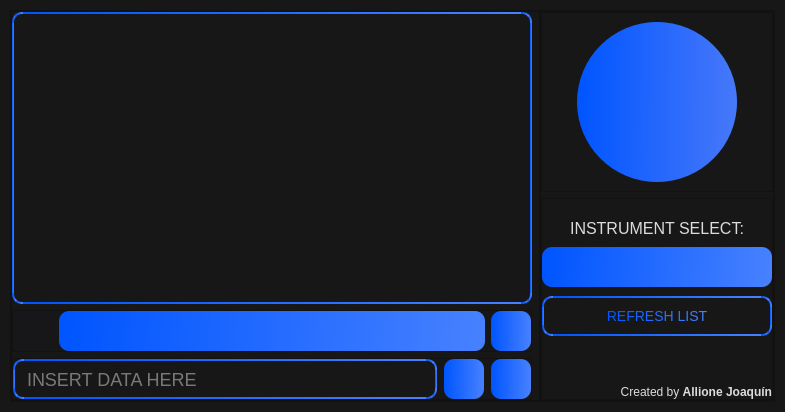
<?xml version="1.0" encoding="UTF-8"?>
<ui version="4.0">
 <class>MainWindow</class>
 <widget class="QMainWindow" name="MainWindow">
  <property name="geometry">
   <rect>
    <x>0</x>
    <y>0</y>
    <width>785</width>
    <height>412</height>
   </rect>
  </property>
  <property name="minimumSize">
   <size>
    <width>0</width>
    <height>412</height>
   </size>
  </property>
  <property name="windowTitle">
   <string>SCPI Terminal</string>
  </property>
  <property name="styleSheet">
   <string notr="true">background-color: rgb(23,23,23);
color:#DCDCDC;</string>
  </property>
  <widget class="QWidget" name="centralwidget">
   <layout class="QVBoxLayout" name="verticalLayout">
    <property name="spacing">
     <number>0</number>
    </property>
    <property name="leftMargin">
     <number>10</number>
    </property>
    <property name="topMargin">
     <number>10</number>
    </property>
    <property name="rightMargin">
     <number>10</number>
    </property>
    <property name="bottomMargin">
     <number>10</number>
    </property>
    <item>
     <widget class="QFrame" name="frame">
      <property name="styleSheet">
       <string notr="true">QToolTip { 
       background-color: rgb(50,50,50); 
       color: white; 
       border: black solid 1px;
}</string>
      </property>
      <property name="frameShape">
       <enum>QFrame::StyledPanel</enum>
      </property>
      <property name="frameShadow">
       <enum>QFrame::Raised</enum>
      </property>
      <layout class="QHBoxLayout" name="horizontalLayout">
       <property name="spacing">
        <number>0</number>
       </property>
       <property name="leftMargin">
        <number>0</number>
       </property>
       <property name="topMargin">
        <number>0</number>
       </property>
       <property name="rightMargin">
        <number>0</number>
       </property>
       <property name="bottomMargin">
        <number>0</number>
       </property>
       <item>
        <widget class="QFrame" name="frame_2">
         <property name="frameShape">
          <enum>QFrame::StyledPanel</enum>
         </property>
         <property name="frameShadow">
          <enum>QFrame::Raised</enum>
         </property>
         <layout class="QVBoxLayout" name="verticalLayout_3">
          <property name="leftMargin">
           <number>0</number>
          </property>
          <property name="topMargin">
           <number>0</number>
          </property>
          <property name="rightMargin">
           <number>7</number>
          </property>
          <property name="bottomMargin">
           <number>0</number>
          </property>
          <item>
           <widget class="QFrame" name="frame_6">
            <property name="minimumSize">
             <size>
              <width>520</width>
              <height>230</height>
             </size>
            </property>
            <property name="styleSheet">
             <string notr="true">QFrame{
	border: 2px solid qlineargradient(spread:pad, x1:0, y1:0.534091, x2:1, y2:0.545455, stop:0 rgba(0, 85, 255, 255), stop:1 rgba(71, 129, 255, 255));
	border-radius: 10px;
}
</string>
            </property>
            <property name="frameShape">
             <enum>QFrame::StyledPanel</enum>
            </property>
            <property name="frameShadow">
             <enum>QFrame::Raised</enum>
            </property>
            <layout class="QVBoxLayout" name="verticalLayout_4">
             <item>
              <widget class="QTextBrowser" name="textBrowser_terminal_view">
               <property name="toolTip">
                <string/>
               </property>
               <property name="styleSheet">
                <string notr="true">QTextBrowser{
	border: None;
	background-color: transparent;
	font-size: 18px;
}</string>
               </property>
              </widget>
             </item>
            </layout>
           </widget>
          </item>
          <item>
           <widget class="QFrame" name="frame_7">
            <property name="frameShape">
             <enum>QFrame::StyledPanel</enum>
            </property>
            <property name="frameShadow">
             <enum>QFrame::Raised</enum>
            </property>
            <layout class="QHBoxLayout" name="horizontalLayout_2">
             <property name="leftMargin">
              <number>0</number>
             </property>
             <property name="topMargin">
              <number>0</number>
             </property>
             <property name="rightMargin">
              <number>0</number>
             </property>
             <property name="bottomMargin">
              <number>0</number>
             </property>
             <item>
              <widget class="QPushButton" name="pushButton_help">
               <property name="minimumSize">
                <size>
                 <width>40</width>
                 <height>40</height>
                </size>
               </property>
               <property name="maximumSize">
                <size>
                 <width>40</width>
                 <height>40</height>
                </size>
               </property>
               <property name="cursor">
                <cursorShape>PointingHandCursor</cursorShape>
               </property>
               <property name="toolTip">
                <string>&lt;html&gt;&lt;head/&gt;&lt;body&gt;&lt;p&gt;Open &lt;span style=&quot; font-weight:600;&quot;&gt;Spectrum Analyzer User Manual.&lt;/span&gt;&lt;/p&gt;&lt;/body&gt;&lt;/html&gt;</string>
               </property>
               <property name="toolTipDuration">
                <number>5000</number>
               </property>
               <property name="styleSheet">
                <string notr="true">QPushButton{
	border-radius: 10px;
	background-color: rgb(23, 23, 25);
	
	image: url(:/icons/icons8-pregunta-25.png);
	color: black;
}

QPushButton::hover{
	background-color: rgb(38, 40, 38);
}</string>
               </property>
               <property name="text">
                <string/>
               </property>
              </widget>
             </item>
             <item>
              <widget class="QComboBox" name="comboBox_commands_list">
               <property name="minimumSize">
                <size>
                 <width>124</width>
                 <height>40</height>
                </size>
               </property>
               <property name="maximumSize">
                <size>
                 <width>16777215</width>
                 <height>40</height>
                </size>
               </property>
               <property name="toolTip">
                <string>&lt;html&gt;&lt;head/&gt;&lt;body&gt;&lt;p&gt;&lt;span style=&quot; font-weight:600;&quot;&gt;SCPI&lt;/span&gt; Commands list.&lt;/p&gt;&lt;/body&gt;&lt;/html&gt;</string>
               </property>
               <property name="toolTipDuration">
                <number>5000</number>
               </property>
               <property name="styleSheet">
                <string notr="true">QComboBox {
    border: 2px;
    border-radius: 10px;
    padding-left: 10px;
    min-width: 6em;
	font: 16px;
	color: #dcdcDC;
	background-color: qlineargradient(spread:pad, x1:0, y1:0.534091, x2:1, y2:0.545455, stop:0 rgba(0, 85, 255, 255), stop:1 rgba(71, 129, 255, 255));
}

QComboBox:editable {
    
}

QComboBox:!editable, QComboBox::drop-down:editable {
     
}

/* QComboBox gets the &quot;on&quot; state when the popup is open */
QComboBox:!editable:on, QComboBox::drop-down:editable:on {
     
}

QComboBox:on { /* shift the text when the popup opens */

}

QComboBox::drop-down {
    subcontrol-origin: padding;
    subcontrol-position: top right;
    width: 22px;

    border-left-width: 5px;
    
    border-left-style: solid; /* just a single line */
    border-top-right-radius: 3px; /* same radius as the QComboBox */
    border-bottom-right-radius: 3px;
}

QComboBox::down-arrow {
	
	image: url(:/icons/icons8-clasificar-abajo-15.png);
}

QComboBox::down-arrow:on { /* shift the arrow when popup is open */

}

QLabel {
	font: 18px;
	color:#DCDCDC;
}

QComboBox:editable {
    background: rgb(23,23,23)  ;
}</string>
               </property>
              </widget>
             </item>
             <item>
              <widget class="QPushButton" name="pushButton_pass_command">
               <property name="minimumSize">
                <size>
                 <width>40</width>
                 <height>40</height>
                </size>
               </property>
               <property name="maximumSize">
                <size>
                 <width>40</width>
                 <height>40</height>
                </size>
               </property>
               <property name="cursor">
                <cursorShape>PointingHandCursor</cursorShape>
               </property>
               <property name="styleSheet">
                <string notr="true">QPushButton{
	border-radius: 10px;
	color: white;
	border: none;
	font: 15px;
	background-color: qlineargradient(spread:pad, x1:0, y1:0.534091, x2:1, y2:0.545455, stop:0 rgba(0, 85, 255, 255), stop:1 rgba(71, 129, 255, 255));
	
	image: url(:/icons/icons8-abajo-2-25.png);
}

QPushButton::hover{
	background-color: qlineargradient(spread:pad, x1:0, y1:0.534091, x2:1, y2:0.545455, stop:0 rgba(50, 85, 255, 255), stop:1 rgba(71, 129, 255, 255));
}</string>
               </property>
               <property name="text">
                <string/>
               </property>
              </widget>
             </item>
            </layout>
           </widget>
          </item>
          <item>
           <widget class="QFrame" name="frame_8">
            <property name="styleSheet">
             <string notr="true">QPushButton{
	border-radius: 10px;
	color: white;
	border: none;
	font: 15px;
	background-color: qlineargradient(spread:pad, x1:0, y1:0.534091, x2:1, y2:0.545455, stop:0 rgba(0, 85, 255, 255), stop:1 rgba(71, 129, 255, 255));
}

QPushButton::hover{
	background-color: qlineargradient(spread:pad, x1:0, y1:0.534091, x2:1, y2:0.545455, stop:0 rgba(50, 85, 255, 255), stop:1 rgba(71, 129, 255, 255));
}</string>
            </property>
            <property name="frameShape">
             <enum>QFrame::StyledPanel</enum>
            </property>
            <property name="frameShadow">
             <enum>QFrame::Raised</enum>
            </property>
            <layout class="QHBoxLayout" name="horizontalLayout_3">
             <property name="spacing">
              <number>7</number>
             </property>
             <property name="leftMargin">
              <number>0</number>
             </property>
             <property name="topMargin">
              <number>0</number>
             </property>
             <property name="rightMargin">
              <number>0</number>
             </property>
             <property name="bottomMargin">
              <number>0</number>
             </property>
             <item>
              <widget class="QLineEdit" name="lineEdit_data">
               <property name="minimumSize">
                <size>
                 <width>0</width>
                 <height>40</height>
                </size>
               </property>
               <property name="maximumSize">
                <size>
                 <width>16777215</width>
                 <height>40</height>
                </size>
               </property>
               <property name="styleSheet">
                <string notr="true">QLineEdit{
	border-radius: 10px;
	background-color: transparent;
	border: 2px solid qlineargradient(spread:pad, x1:0, y1:0.534091, x2:1, y2:0.545455, stop:0 rgba(0, 85, 255, 255), stop:1 rgba(71, 129, 255, 255));
	font-size: 18px;
	padding-right: 10px;
	padding-left: 10px;
}</string>
               </property>
               <property name="placeholderText">
                <string>INSERT DATA HERE</string>
               </property>
              </widget>
             </item>
             <item>
              <widget class="QPushButton" name="pushButton_send">
               <property name="minimumSize">
                <size>
                 <width>40</width>
                 <height>40</height>
                </size>
               </property>
               <property name="maximumSize">
                <size>
                 <width>40</width>
                 <height>40</height>
                </size>
               </property>
               <property name="cursor">
                <cursorShape>PointingHandCursor</cursorShape>
               </property>
               <property name="toolTip">
                <string>Send data</string>
               </property>
               <property name="toolTipDuration">
                <number>5000</number>
               </property>
               <property name="styleSheet">
                <string notr="true">QPushButton{
	
	image: url(:/icons/icons8-lleno-enviado-25.png);
}</string>
               </property>
               <property name="text">
                <string/>
               </property>
              </widget>
             </item>
             <item>
              <widget class="QPushButton" name="pushButton_clean">
               <property name="minimumSize">
                <size>
                 <width>40</width>
                 <height>40</height>
                </size>
               </property>
               <property name="maximumSize">
                <size>
                 <width>40</width>
                 <height>40</height>
                </size>
               </property>
               <property name="cursor">
                <cursorShape>PointingHandCursor</cursorShape>
               </property>
               <property name="toolTip">
                <string>Clean Terminal.</string>
               </property>
               <property name="toolTipDuration">
                <number>5000</number>
               </property>
               <property name="styleSheet">
                <string notr="true">QPushButton{
	
	image: url(:/icons/icons8-eliminar-25.png);
}</string>
               </property>
               <property name="text">
                <string/>
               </property>
              </widget>
             </item>
            </layout>
           </widget>
          </item>
         </layout>
        </widget>
       </item>
       <item>
        <widget class="QFrame" name="frame_3">
         <property name="frameShape">
          <enum>QFrame::StyledPanel</enum>
         </property>
         <property name="frameShadow">
          <enum>QFrame::Raised</enum>
         </property>
         <layout class="QVBoxLayout" name="verticalLayout_2">
          <property name="leftMargin">
           <number>0</number>
          </property>
          <property name="topMargin">
           <number>0</number>
          </property>
          <property name="rightMargin">
           <number>0</number>
          </property>
          <property name="bottomMargin">
           <number>0</number>
          </property>
          <item>
           <widget class="QFrame" name="frame_4">
            <property name="frameShape">
             <enum>QFrame::StyledPanel</enum>
            </property>
            <property name="frameShadow">
             <enum>QFrame::Raised</enum>
            </property>
            <layout class="QHBoxLayout" name="horizontalLayout_4">
             <item>
              <widget class="QFrame" name="frame_9">
               <property name="minimumSize">
                <size>
                 <width>160</width>
                 <height>160</height>
                </size>
               </property>
               <property name="maximumSize">
                <size>
                 <width>160</width>
                 <height>160</height>
                </size>
               </property>
               <property name="styleSheet">
                <string notr="true">QFrame{
	border-radius: 80px;
	background-color: qlineargradient(spread:pad, x1:0, y1:0.534091, x2:1, y2:0.545455, stop:0 rgba(0, 85, 255, 255), stop:1 rgba(71, 120, 250, 255));
	image: url(:/img/usb.png);
}
</string>
               </property>
               <property name="frameShape">
                <enum>QFrame::StyledPanel</enum>
               </property>
               <property name="frameShadow">
                <enum>QFrame::Raised</enum>
               </property>
              </widget>
             </item>
            </layout>
           </widget>
          </item>
          <item>
           <widget class="QFrame" name="frame_5">
            <property name="frameShape">
             <enum>QFrame::StyledPanel</enum>
            </property>
            <property name="frameShadow">
             <enum>QFrame::Raised</enum>
            </property>
            <layout class="QVBoxLayout" name="verticalLayout_5">
             <property name="spacing">
              <number>9</number>
             </property>
             <property name="leftMargin">
              <number>0</number>
             </property>
             <property name="topMargin">
              <number>20</number>
             </property>
             <property name="rightMargin">
              <number>0</number>
             </property>
             <property name="bottomMargin">
              <number>0</number>
             </property>
             <item>
              <widget class="QLabel" name="label">
               <property name="maximumSize">
                <size>
                 <width>16777215</width>
                 <height>40</height>
                </size>
               </property>
               <property name="font">
                <font>
                 <family>Nirmala UI</family>
                 <pointsize>12</pointsize>
                </font>
               </property>
               <property name="text">
                <string>INSTRUMENT SELECT:</string>
               </property>
               <property name="alignment">
                <set>Qt::AlignCenter</set>
               </property>
              </widget>
             </item>
             <item>
              <widget class="QComboBox" name="comboBox_instruments_list">
               <property name="minimumSize">
                <size>
                 <width>124</width>
                 <height>40</height>
                </size>
               </property>
               <property name="maximumSize">
                <size>
                 <width>230</width>
                 <height>40</height>
                </size>
               </property>
               <property name="toolTip">
                <string>Instruments list.</string>
               </property>
               <property name="toolTipDuration">
                <number>5000</number>
               </property>
               <property name="styleSheet">
                <string notr="true">QComboBox {
    border: 2px;
    border-radius: 10px;
    padding-left: 10px;
    min-width: 6em;
	font: 16px;
	color: #dcdcDC;
	background-color: qlineargradient(spread:pad, x1:0, y1:0.534091, x2:1, y2:0.545455, stop:0 rgba(0, 85, 255, 255), stop:1 rgba(71, 129, 255, 255));
}

QComboBox:editable {
    
}

QComboBox:!editable, QComboBox::drop-down:editable {
     
}

/* QComboBox gets the &quot;on&quot; state when the popup is open */
QComboBox:!editable:on, QComboBox::drop-down:editable:on {
     
}

QComboBox:on { /* shift the text when the popup opens */

}

QComboBox::drop-down {
    subcontrol-origin: padding;
    subcontrol-position: top right;
    width: 22px;

    border-left-width: 5px;
    
    border-left-style: solid; /* just a single line */
    border-top-right-radius: 3px; /* same radius as the QComboBox */
    border-bottom-right-radius: 3px;
}

QComboBox::down-arrow {
	
	image: url(:/icons/icons8-clasificar-abajo-15.png);
}

QComboBox::down-arrow:on { /* shift the arrow when popup is open */

}

QLabel {
	font: 18px;
	color:#DCDCDC;
}

QComboBox:editable {
    background: rgb(23,23,23)  ;
}</string>
               </property>
              </widget>
             </item>
             <item>
              <widget class="QPushButton" name="pushButton_refresh">
               <property name="minimumSize">
                <size>
                 <width>230</width>
                 <height>40</height>
                </size>
               </property>
               <property name="maximumSize">
                <size>
                 <width>230</width>
                 <height>40</height>
                </size>
               </property>
               <property name="cursor">
                <cursorShape>PointingHandCursor</cursorShape>
               </property>
               <property name="toolTip">
                <string>Refresh instruments list.</string>
               </property>
               <property name="toolTipDuration">
                <number>5000</number>
               </property>
               <property name="styleSheet">
                <string notr="true">QPushButton{
	border-radius: 10px;
	background-color: transparent;
	color: qlineargradient(spread:pad, x1:0, y1:0.534091, x2:1, y2:0.545455, stop:0 rgba(0, 85, 255, 255), stop:1 rgba(71, 129, 255, 255));
	border: 2px solid qlineargradient(spread:pad, x1:0, y1:0.534091, x2:1, y2:0.545455, stop:0 rgba(0, 85, 255, 255), stop:1 rgba(71, 129, 255, 255));
	font: 14px;
}

QPushButton::hover{
	background-color: qlineargradient(spread:pad, x1:0, y1:0.534091, x2:1, y2:0.545455, stop:0 rgba(0, 85, 255, 255), stop:1 rgba(71, 129, 255, 255));
color:#DCDCDC;
}</string>
               </property>
               <property name="text">
                <string>REFRESH LIST</string>
               </property>
              </widget>
             </item>
             <item>
              <spacer name="verticalSpacer">
               <property name="orientation">
                <enum>Qt::Vertical</enum>
               </property>
               <property name="sizeType">
                <enum>QSizePolicy::Expanding</enum>
               </property>
               <property name="sizeHint" stdset="0">
                <size>
                 <width>20</width>
                 <height>40</height>
                </size>
               </property>
              </spacer>
             </item>
             <item>
              <widget class="QLabel" name="label_2">
               <property name="styleSheet">
                <string notr="true"/>
               </property>
               <property name="text">
                <string>Created by &lt;strong&gt;Allione Joaquín&lt;/strong&gt;</string>
               </property>
               <property name="alignment">
                <set>Qt::AlignRight|Qt::AlignTrailing|Qt::AlignVCenter</set>
               </property>
              </widget>
             </item>
            </layout>
           </widget>
          </item>
         </layout>
        </widget>
       </item>
      </layout>
     </widget>
    </item>
   </layout>
  </widget>
 </widget>
 <resources>
  <include location="resources/resources.qrc"/>
 </resources>
 <connections/>
</ui>
